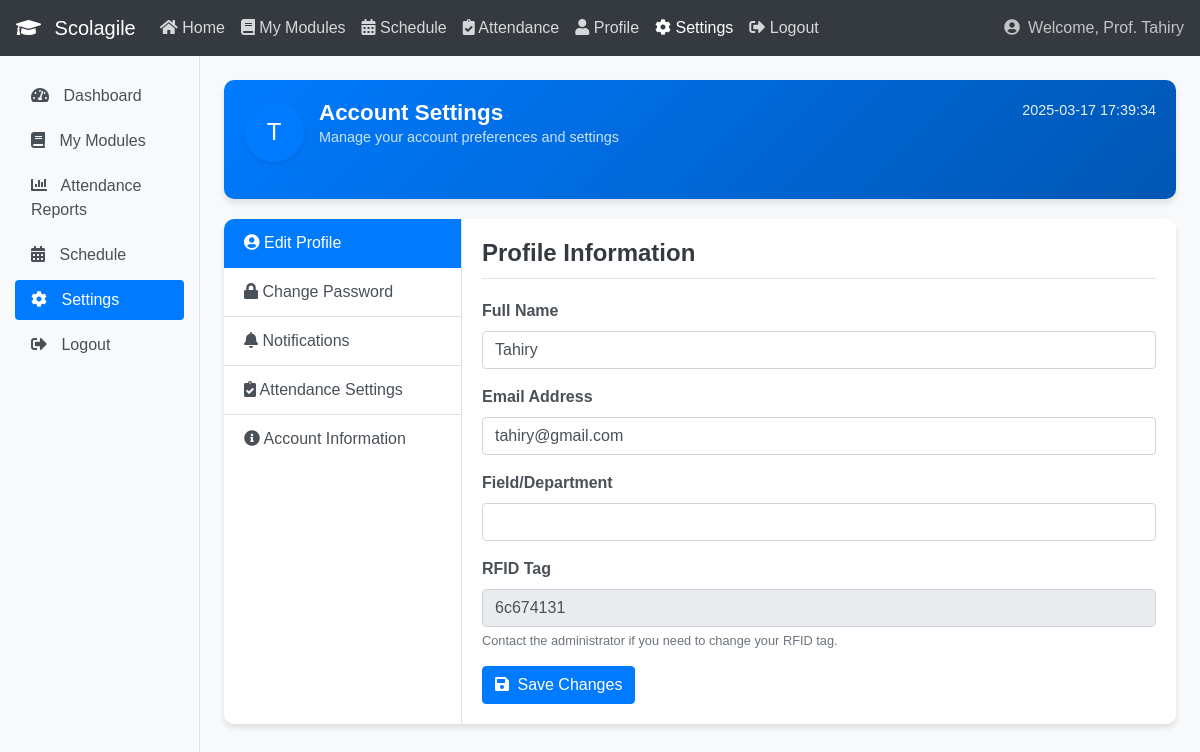
Screenshot of /professor_settings.php (signed in) with the database file from the repository.
### tables this page shows
CREATE TABLE `users` (
  `id` int(11) NOT NULL AUTO_INCREMENT,
  `name` varchar(100) NOT NULL,
  `rfid_tag` varchar(50) NOT NULL,
  `role` enum('student','professor','admin') NOT NULL,
  `email` varchar(100) NOT NULL,
  `password` varchar(255) NOT NULL,
  `last_login` datetime DEFAULT NULL,
  `field` varchar(100) DEFAULT NULL,
  `active` tinyint(1) NOT NULL DEFAULT 1,
  `created_at` timestamp NOT NULL DEFAULT current_timestamp(),
  PRIMARY KEY (`id`),
  UNIQUE KEY `rfid_tag` (`rfid_tag`),
  UNIQUE KEY `email` (`email`)
);

### professor_settings.php (the view, shortened to what this page needs)
<?php
require_once "config.php";
$professor_id = $_SESSION["id"];
$professor_name = $_SESSION["name"];
$professor_data = [];
$sql = "SELECT name, email, rfid_tag, field, created_at, last_login FROM users WHERE id = ?";
if ($stmt = $link->prepare($sql)) {
    $stmt->bind_param("i", $professor_id);
    if ($stmt->execute()) {
        $result = $stmt->get_result();
        $professor_data = $result->fetch_assoc();
    }
}
$currentDateTime = '2025-03-17 17:39:34';
?>
<!DOCTYPE html>
<html lang="en">
<head>
    <link href="https://maxcdn.bootstrapcdn.com/bootstrap/4.5.2/css/bootstrap.min.css" rel="stylesheet">
    <link href="https://cdnjs.cloudflare.com/ajax/libs/font-awesome/5.15.3/css/all.min.css" rel="stylesheet">
</head>
<body>
    <nav class="navbar navbar-expand-lg navbar-dark bg-dark">
        <a class="navbar-brand" href="#">
            <i class="fas fa-graduation-cap mr-2"></i>
            Scolagile
        </a>
        <div class="collapse navbar-collapse" id="navbarNav">
            <ul class="navbar-nav">
                <li class="nav-item">
                    <a class="nav-link" href="professor_dashboard.php">
                        <i class="fas fa-home"></i> Home
                    </a>
                </li>
                <li class="nav-item">
                    <a class="nav-link" href="professor_modules.php">
                        <i class="fas fa-book"></i> My Modules
                    </a>
                </li>
                <li class="nav-item">
                    <a class="nav-link" href="professor_schedule.php">
                        <i class="fas fa-calendar-alt"></i> Schedule
                    </a>
                </li>
                <li class="nav-item">
                    <a class="nav-link" href="professor_attendance.php">
                        <i class="fas fa-clipboard-check"></i> Attendance
                    </a>
                </li>
                <li class="nav-item">
                    <a class="nav-link" href="professor_profile.php">
                        <i class="fas fa-user"></i> Profile
                    </a>
                </li>
                <li class="nav-item active">
                    <a class="nav-link" href="#">
                        <i class="fas fa-cog"></i> Settings
                    </a>
                </li>
                <li class="nav-item">
                    <a class="nav-link" href="logout.php">
                        <i class="fas fa-sign-out-alt"></i> Logout
                    </a>
                </li>
            </ul>
            <span class="navbar-text ml-auto">
                <i class="fas fa-user-circle mr-1"></i> Welcome, Prof. <?php echo htmlspecialchars($professor_name); ?>
            </span>
        </div>
    </nav>
    <div class="container-fluid">
        <div class="row">
        <nav id="sidebar" class="col-md-2 d-none d-md-block sidebar">
                <div class="sidebar-sticky">
                    <ul class="nav flex-column">
                        <li class="nav-item">
                            <a class="nav-link" href="professor_dashboard.php">
                                <i class="fas fa-tachometer-alt"></i>
                                Dashboard
                            </a>
                        </li>
                        <li class="nav-item">
                            <a class="nav-link" href="professor_modules.php">
                                <i class="fas fa-book"></i>
                                My Modules
                            </a>
                        </li>
                        <li class="nav-item">
                            <a class="nav-link" href="professor_attendance_reports.php">
                                <i class="fas fa-chart-bar"></i>
                                Attendance Reports
                            </a>
                        </li>
                        <li class="nav-item">
                            <a class="nav-link" href="professor_schedule.php">
                                <i class="fas fa-calendar-alt"></i>
                                Schedule
                            </a>
                        </li>
                        <li class="nav-item">
                            <a class="nav-link active" href="professor_settings.php">
                                <i class="fas fa-cog"></i>
                                Settings
                            </a>
                        </li>
                        <li class="nav-item">
                            <a class="nav-link" href="logout.php">
                                <i class="fas fa-sign-out-alt"></i>
                                Logout
                            </a>
                        </li>
                    </ul>
                </div>
            </nav>
            <main role="main" class="col-md-10 ml-sm-auto col-lg-10 px-4 mt-4">
                <div class="welcome-banner">
                    <div class="row">
                        <div class="col-md-8">
                            <div class="profile-info">
                                <div class="profile-avatar">
                                    <?php echo strtoupper(substr($professor_name, 0, 1)); ?>
                                </div>
                                <div class="profile-details">
                                    <h1 class="profile-name">Account Settings</h1>
                                    <p class="profile-role">Manage your account preferences and settings</p>
                                </div>
                            </div>
                        </div>
                        <div class="col-md-4 text-md-right">
                            <p class="datetime mb-0"><?php echo htmlspecialchars($currentDateTime); ?></p>
                        </div>
                    </div>
                </div>
                <div class="row">
                    <div class="col-md-12">
                        <div class="card">
                            <div class="card-body p-0">
                                <div class="row no-gutters">
                                    <div class="col-md-3 border-right">
                                        <div class="settings-nav list-group list-group-flush">
                                            <a class="list-group-item list-group-item-action active" id="profile-tab" data-toggle="tab" href="#profile" role="tab">
                                                <i class="fas fa-user-circle"></i> Edit Profile
                                            </a>
                                            <a class="list-group-item list-group-item-action" id="security-tab" data-toggle="tab" href="#security" role="tab">
                                                <i class="fas fa-lock"></i> Change Password
                                            </a>
                                            <a class="list-group-item list-group-item-action" id="notifications-tab" data-toggle="tab" href="#notifications" role="tab">
                                                <i class="fas fa-bell"></i> Notifications
                                            </a>
                                            <a class="list-group-item list-group-item-action" id="attendance-tab" data-toggle="tab" href="#attendance" role="tab">
                                                <i class="fas fa-clipboard-check"></i> Attendance Settings
                                            </a>
                                            <a class="list-group-item list-group-item-action" id="account-tab" data-toggle="tab" href="#account" role="tab">
                                                <i class="fas fa-info-circle"></i> Account Information
                                            </a>
                                        </div>
                                    </div>
                                    <div class="col-md-9">
                                        <div class="tab-content settings-content">
                                            <div class="tab-pane fade show active" id="profile" role="tabpanel">
                                                <h4 class="settings-section-title">Profile Information</h4>
                                                <form method="post" action="<?php echo htmlspecialchars($_SERVER["PHP_SELF"]); ?>">
                                                    <div class="form-group">
                                                        <label for="name">Full Name</label>
                                                        <input type="text" class="form-control" id="name" name="name" value="<?php echo htmlspecialchars($professor_data['name'] ?? ''); ?>" required>
                                                    </div>
                                                    <div class="form-group">
                                                        <label for="email">Email Address</label>
                                                        <input type="email" class="form-control" id="email" name="email" value="<?php echo htmlspecialchars($professor_data['email'] ?? ''); ?>" required>
                                                    </div>
                                                    <div class="form-group">
                                                        <label for="field">Field/Department</label>
                                                        <input type="text" class="form-control" id="field" name="field" value="<?php echo htmlspecialchars($professor_data['field'] ?? ''); ?>">
                                                    </div>
                                                    <div class="form-group">
                                                        <label for="rfidTag">RFID Tag</label>
                                                        <input type="text" class="form-control" id="rfidTag" value="<?php echo htmlspecialchars($professor_data['rfid_tag'] ?? ''); ?>" readonly>
                                                        <small class="form-text text-muted">Contact the administrator if you need to change your RFID tag.</small>
                                                    </div>
                                                    <button type="submit" name="update_profile" class="btn btn-primary">
                                                        <i class="fas fa-save mr-1"></i> Save Changes
                                                    </button>
                                                </form>
                                            </div>
                                        </div>
                                    </div>
                                </div>
                            </div>
                        </div>
                    </div>
                </div>
            </main>
        </div>
    </div>
</body>
</html>

### professor_settings.php (style rules this page uses)
body { font-family: 'Arial', sans-serif; background-color: #f8f9fa; }
.navbar { background-color: #343a40 !important; }
.navbar-dark .navbar-brand { color: #ffffff; }
.navbar-dark .navbar-nav .nav-link { color: rgba(255, 255, 255, 0.8); }
.navbar-dark .navbar-text { color: rgba(255, 255, 255, 0.7); }
.sidebar { height: calc(100vh - 56px); position: fixed; padding-top: 20px; background-color: #f8f9fa; border-right: 1px solid #dee2e6; }
.sidebar .nav-link { color: #495057; padding: 0.5rem 1rem; border-radius: 0.25rem; margin-bottom: 5px; }
.sidebar .nav-link.active { background-color: #007bff; color: white; }
.sidebar .nav-link i { margin-right: 10px; }
.card { box-shadow: 0 4px 6px rgba(0, 0, 0, 0.1); transition: transform 0.2s; border: none; border-radius: 10px; overflow: hidden; margin-bottom: 20px; }
.welcome-banner { background: linear-gradient(135deg, #007bff, #0056b3); color: white; border-radius: 10px; padding: 20px; margin-bottom: 20px; box-shadow: 0 4px 6px rgba(0, 0, 0, 0.1); }
.datetime { color: white; opacity: 0.9; font-size: 0.9rem; }
.settings-content { padding: 20px; background-color: #ffffff; border-radius: 0 0 10px 10px; }
.form-group label { font-weight: 600; color: #495057; }
.profile-info { display: flex; align-items: center; margin-bottom: 15px; }
.profile-avatar { width: 60px; height: 60px; border-radius: 50%; background-color: #007bff; color: white; display: flex; justify-content: center; align-items: center; font-size: 24px; margin-right: 15px; box-shadow: 0 2px 4px rgba(0,0,0,0.1); }
.profile-details { flex-grow: 1; }
.profile-name { font-size: 1.4rem; font-weight: 600; margin-bottom: 0; }
.profile-role { color: rgba(255, 255, 255, 0.8); font-size: 0.9rem; }
.settings-section-title { font-weight: 600; color: #343a40; margin-bottom: 20px; padding-bottom: 10px; border-bottom: 1px solid #dee2e6; }
.list-group-item.active { background-color: #007bff; border-color: #007bff; }
.btn-primary { background-color: #007bff; border-color: #007bff; }

### rows the page displays
users: name "Tahiry", email "tahiry@gmail.com", rfid_tag "6c674131"

### other values shown
$professor_name "Tahiry"
substr($professor_name, 0, 1) "T"
$currentDateTime "2025-03-17 17:39:34"
